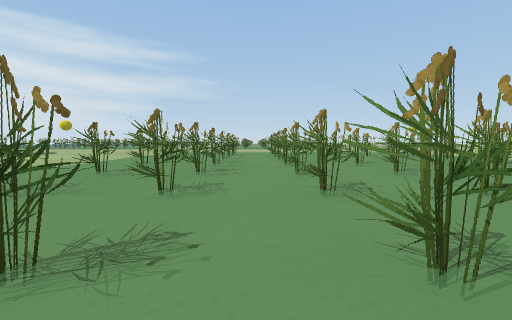
View 1 (above)

19 first-person views from a walk through a scene from a Unity 3-D project. The camera is 0.47 m above the floor, tilts 4° down and sees 90° across. The floor is counted in squares, 1 m on a side. Each view is taken from the middle of a square. On the plan, view 1 faces up. The plan holds only what a view shows up to about 9 squares ahead; the rest is blank. The place goes on beyond the plan.

View 2
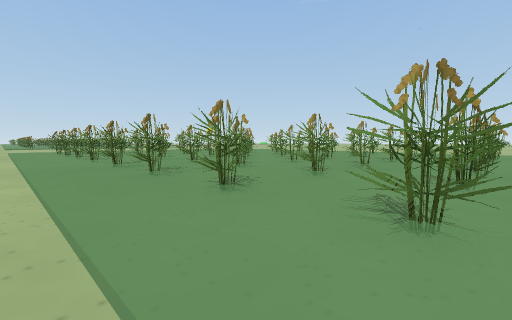

View 3
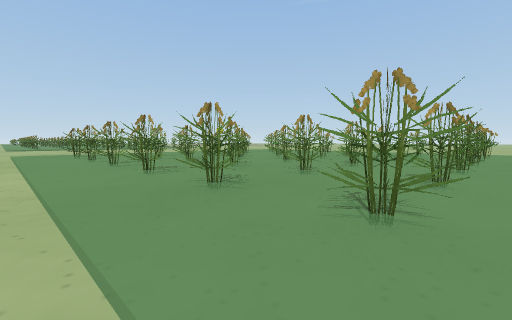

View 4
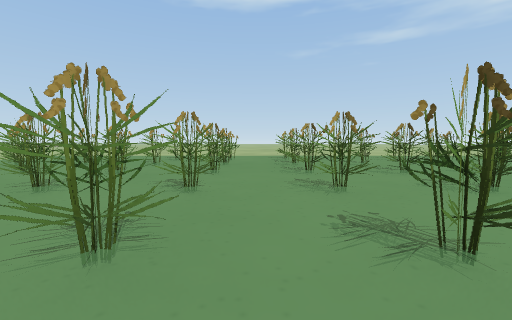

View 5
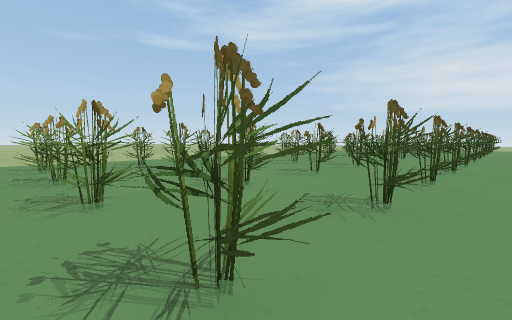

View 6
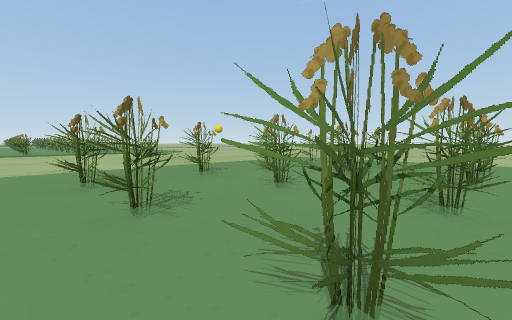

View 7
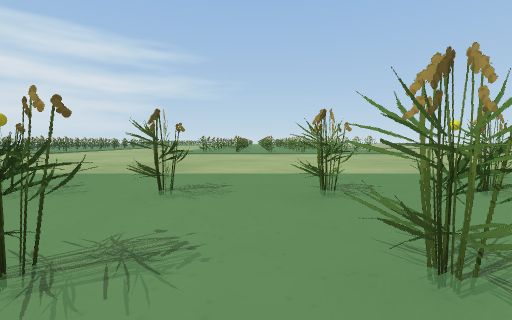

View 8
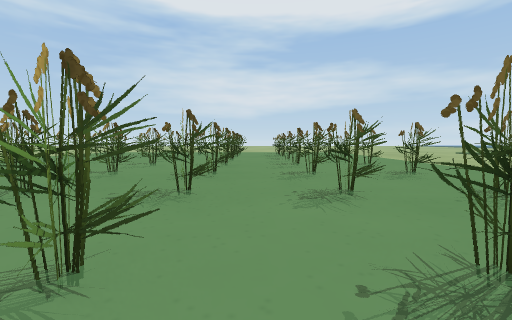

View 9
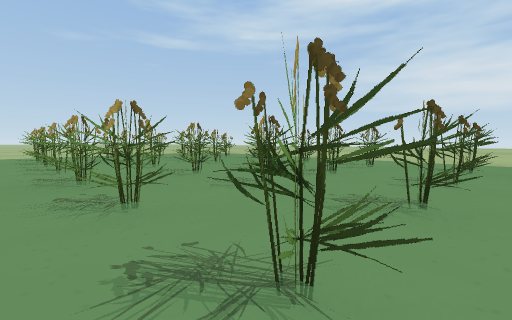

View 10
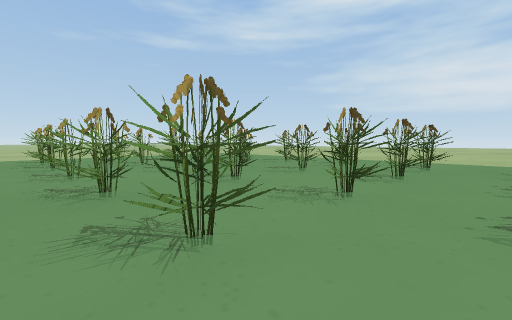

View 11
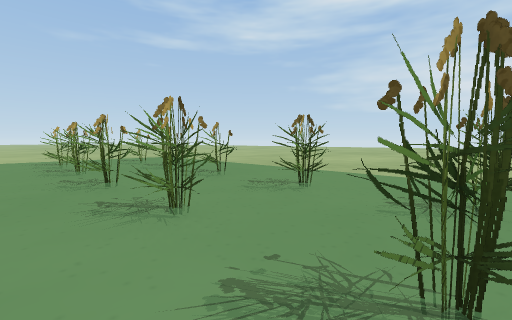

View 12
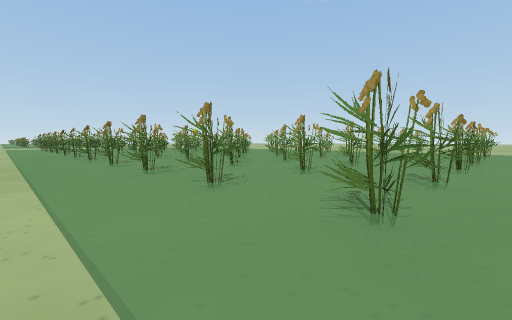

View 13
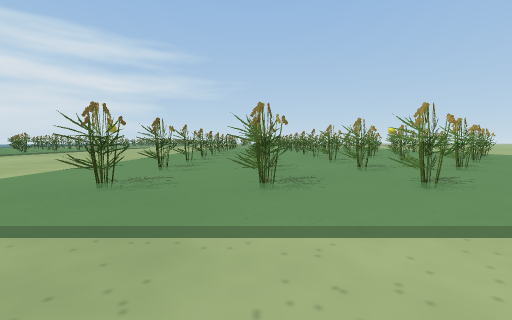

View 14
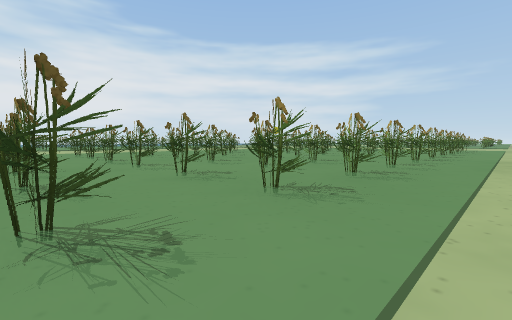

View 15
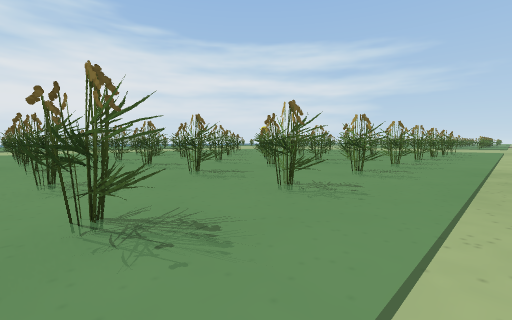

View 16
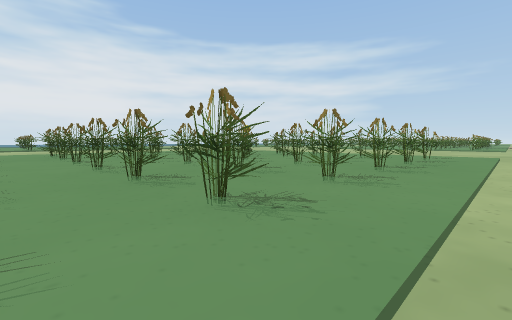

View 17
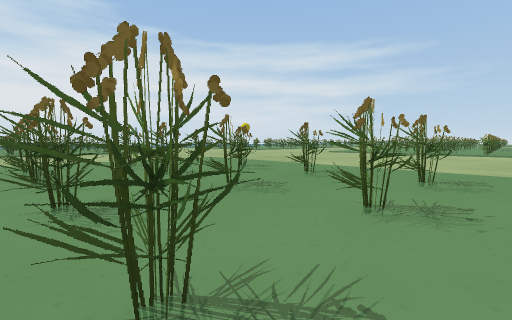

View 18
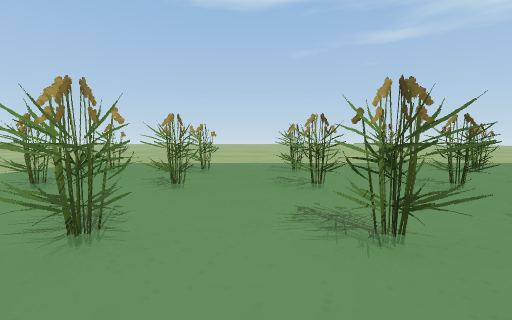

View 19
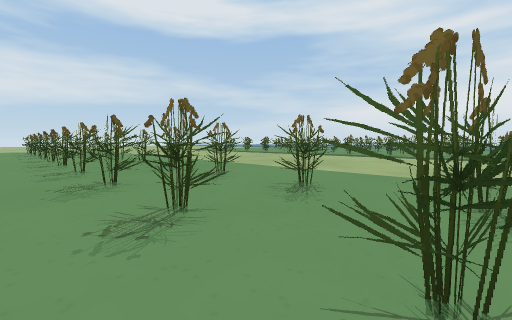

### Floor plan
Key: @ floor where view 1 was taken; # wall or solid block; . main floor; : floor 0.05 m higher than the main floor; / step, stairs or slope.
Columns run from 12 left of view 1 to 7 right of it. Each row starts with its distance up from view 1.
 18             ....
 17      .............
 16      ..............
 15       ..............
 14        .............
 13         ............
 12         ////////////
 11         /#:/:##:###/
 10        ./:##:##:###/
  9 ##  ....//##:##:###/
  8  ::/..../::::::::::/
  7  # /..../###:##:###/
  6    /..../###:##:###/
  5     ..../::::::::::/
  4      .../###:##:###/
  3       ../###:##:###/
  2        ./:##:##:###/
  1         //##:##:###/
  0     ..../:::@::::::/
 -1     ..../###:##:###/
 -2      .../###:##:###/
 -3      .../::::::::::/
 -4      .../###:##:###/
 -5         /###:##:###/
 -6         /:##:##:# :/
 -7          ///////////
 -8          ..........

Where each view was taken, in squares from view 1:
view 1: 0 up, 0 right, facing up
view 2: 1 down, 4 left, facing up-right
view 3: 2 up, 4 left, facing up-right
view 4: 5 up, 2 left, facing right
view 5: 11 up, 0 right, facing down-right
view 6: 7 up, 0 right, facing up-right
view 7: 8 up, 0 right, facing up
view 8: 5 up, 0 right, facing down
view 9: 0 up, 3 left, facing down-right
view 10: 0 up, 2 left, facing down-right
view 11: 3 down, 1 left, facing down-right
view 12: 6 down, 4 left, facing up-right
view 13: 8 down, 1 left, facing up
view 14: 4 down, 7 right, facing up-left
view 15: 1 down, 7 right, facing up-left
view 16: 3 up, 7 right, facing up-left
view 17: 7 up, 3 right, facing up-left
view 18: 8 up, 1 right, facing right
view 19: 9 up, 0 right, facing down-left
